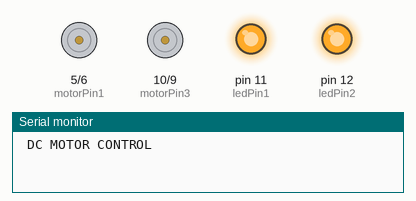
This sketch was run on a simulated Arduino Uno, built with avr-gcc and run on an emulated ATmega328P. Shown: motor-driver pin pairs drawn as motors (green arrow = first pin HIGH = forward, orange = second pin HIGH = backward, longer = more drive), output pins drawn as LEDs (lit = HIGH), the last lines printed to the serial monitor.

Above: at 0.5 s.
At 5.8 s:
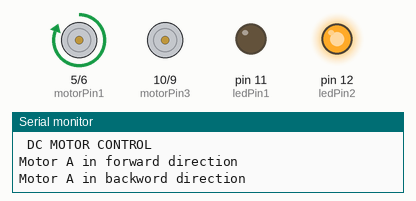
At 9.0 s:
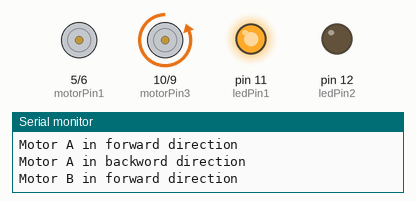
At 12.1 s:
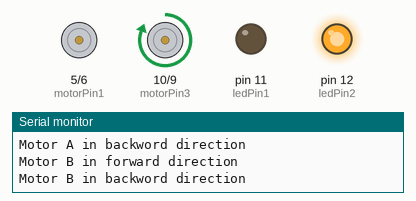
At 14.6 s:
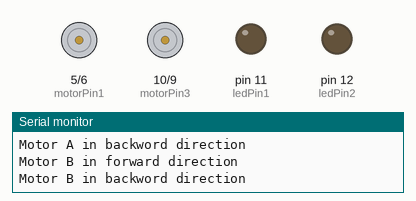
At 17.2 s:
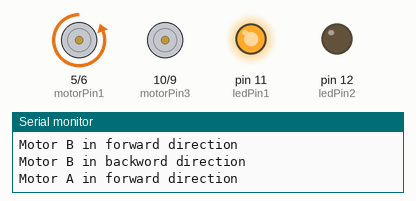
Timing chart, 0 to 19.0 s (numbered marks = the images above):
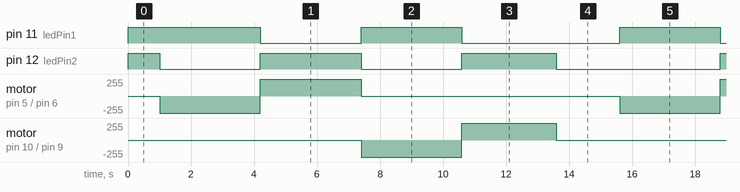

Measured:
- by itself, pin 11 (ledPin1): repeats every 14.6 s: HIGH 3.2 s, LOW 5.0 s, HIGH 3.2 s, LOW 3.2 s
- by itself, pin 12 (ledPin2): repeats every 14.6 s: HIGH 3.2 s, LOW 3.2 s, HIGH 3.0 s, LOW 5.2 s
- by itself, motor on pin 5 (motorPin1) / pin 6 (motorPin2): repeats every 14.6 s: forward 255/255 3.2 s, stopped 8.2 s, backward 255/255 3.2 s
- by itself, motor on pin 10 (motorPin3) / pin 9 (motorPin4): repeats every 14.6 s: forward 255/255 3.0 s, stopped 8.4 s, backward 255/255 3.2 s

The sketch:

Arduino_DCmotor-L298D_H-Bridge.ino
```cpp
//L293D
//Motor A
const int motorPin1  = 5;  // Pin 14 of L293
const int motorPin2  = 6;  // Pin 10 of L293
const int ledPin1 = 11;    // red led
//Motor B
const int motorPin3  = 10; // Pin  7 of L293
const int motorPin4  = 9;  // Pin  2 of L293
const int ledPin2 = 12;    // green led
//This will run only one time.
void setup() {
  Serial.begin(9600);
  Serial.println(" DC MOTOR CONTROL");

  //Set pins as outputs
  pinMode(motorPin1, OUTPUT);
  pinMode(motorPin2, OUTPUT);
  pinMode(motorPin3, OUTPUT);
  pinMode(motorPin4, OUTPUT);
  pinMode(ledPin1, OUTPUT);
  pinMode(ledPin2, OUTPUT);

  digitalWrite(motorPin1, HIGH);
  digitalWrite(motorPin2, HIGH);
  digitalWrite(motorPin3, HIGH);
  digitalWrite(motorPin4, HIGH);
  digitalWrite(ledPin1, HIGH);
  digitalWrite(ledPin2, HIGH);

}
void loop() {
  delay(1000);
  //Motor Control - Motor A: motorPin1,motorpin2 & Motor B: motorpin3,motorpin4
  Serial.println("Motor A in forward direction");
  //This code  will turn Motor A clockwise for 2 sec.
  digitalWrite(motorPin1, LOW);
  digitalWrite(motorPin2, HIGH);
  digitalWrite(motorPin3, LOW);
  digitalWrite(motorPin4, LOW);
  digitalWrite(ledPin2, LOW);
  digitalWrite(ledPin1, HIGH);
  delay(3000);
  //This code will turn Motor An  anti-clockwise for 2 sec.


  delay(200);
  Serial.println("Motor A in backword direction");
  digitalWrite(motorPin1, HIGH);
  digitalWrite(motorPin2, LOW);
  digitalWrite(motorPin3, LOW);
  digitalWrite(motorPin4, LOW);
  digitalWrite(ledPin1, LOW);
  digitalWrite(ledPin2, HIGH);
  delay(3000);

  //This code will turn Motor B clockwise for 2 sec.
  delay(200);
  Serial.println("Motor B in forward direction");

  digitalWrite(motorPin1, LOW);
  digitalWrite(motorPin2, LOW);
  digitalWrite(motorPin3, LOW);
  digitalWrite(motorPin4, HIGH);
  digitalWrite(ledPin2, LOW);
  digitalWrite(ledPin1, HIGH);
  delay(3000);

  //This code will turn Motor B anti-clockwise for 2 sec.
  delay(200);
  Serial.println("Motor B in backword direction");

  digitalWrite(motorPin1, LOW);
  digitalWrite(motorPin2, LOW);
  digitalWrite(motorPin3, HIGH);
  digitalWrite(motorPin4, LOW);
  digitalWrite(ledPin1, LOW);
  digitalWrite(ledPin2, HIGH);
  delay(3000);

  //And this code will stop motors
  digitalWrite(motorPin1, LOW);
  digitalWrite(motorPin2, LOW);
  digitalWrite(motorPin3, LOW);
  digitalWrite(motorPin4, LOW);
  digitalWrite(ledPin1, LOW);
  digitalWrite(ledPin2, LOW);
  delay(1000);
  Serial.println("");
}
```
